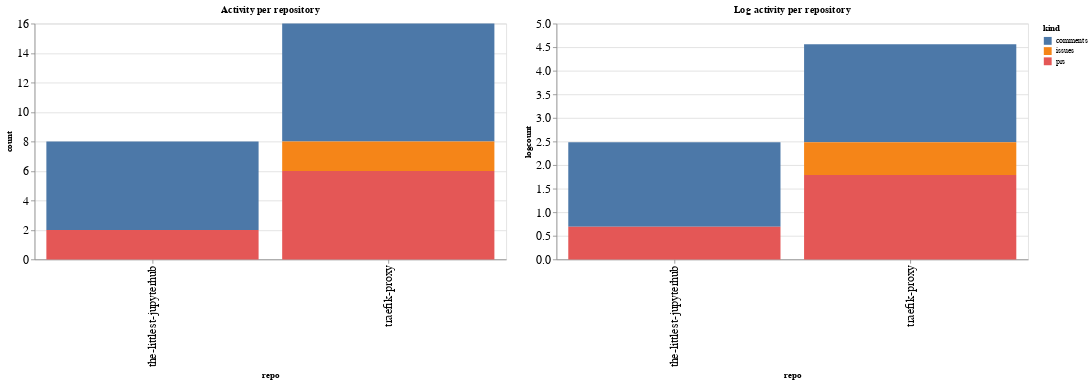

Notebook code cell kept with this figure:
### Code cell
ch1 = alt.Chart(repo_summaries, width=600, title="Activity per repository").mark_bar().encode(
    x='repo',
    y='count',
    color='kind',
    tooltip="kind"
)

ch2 = alt.Chart(repo_summaries, width=600, title="Log activity per repository").mark_bar().encode(
    x='repo',
    y='logcount',
    color='kind',
    tooltip="kind"
)

ch1 | ch2

### Figure 1 — Vega-Lite specification as saved in the notebook (floating-point values rounded to 4 significant figures)
{"config": {"axisLeft": {"labelFontSize": 15}, "axisBottom": {"labelFontSize": 15}}, "hconcat": [{"mark": "bar", "encoding": {"color": {"type": "nominal", "field": "kind"}, "tooltip": {"type": "nominal", "field": "kind"}, "x": {"type": "nominal", "field": "repo"}, "y": {"type": "quantitative", "field": "count"}}, "title": "Activity per repository", "width": 600}, {"mark": "bar", "encoding": {"color": {"type": "nominal", "field": "kind"}, "tooltip": {"type": "nominal", "field": "kind"}, "x": {"type": "nominal", "field": "repo"}, "y": {"type": "quantitative", "field": "logcount"}}, "title": "Log activity per repository", "width": 600}], "data": {"name": "data-4737eb0990e0517c9422a589556718e3"}, "$schema": "https://vega.github.io/schema/vega-lite/v4.8.1.json", "datasets": {"data-4737eb0990e0517c9422a589556718e3": [{"repo": "the-littlest-jupyterhub", "kind": "comments", "count": 6, "logcount": 1.792}, {"repo": "the-littlest-jupyterhub", "kind": "prs", "count": 2, "logcount": 0.6931}, {"repo": "traefik-proxy", "kind": "comments", "count": 8, "logcount": 2.079}, {"repo": "traefik-proxy", "kind": "issues", "count": 2, "logcount": 0.6931}, {"repo": "traefik-proxy", "kind": "prs", "count": 6, "logcount": 1.792}]}}
